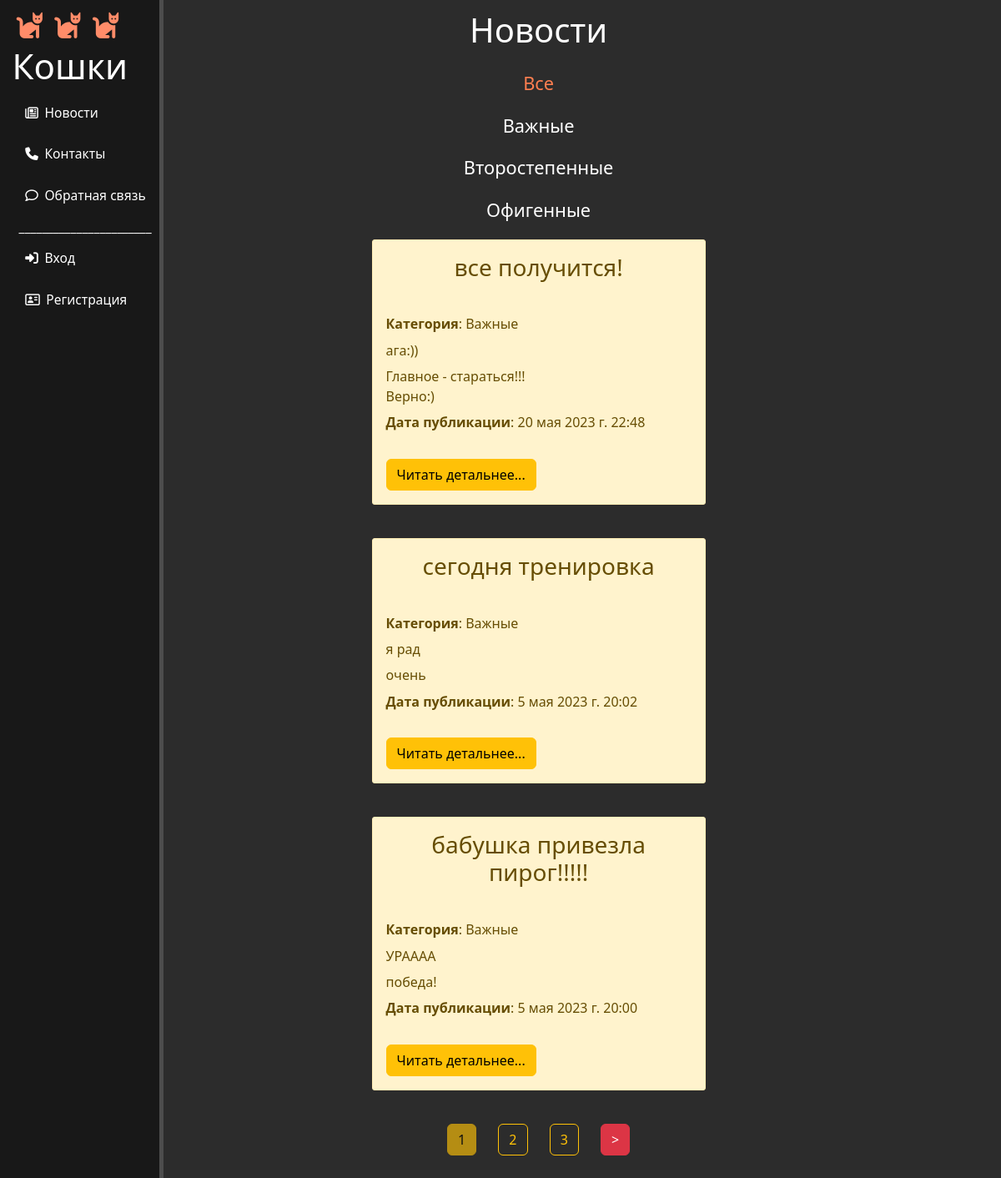
Before: /news/ with the older database file.
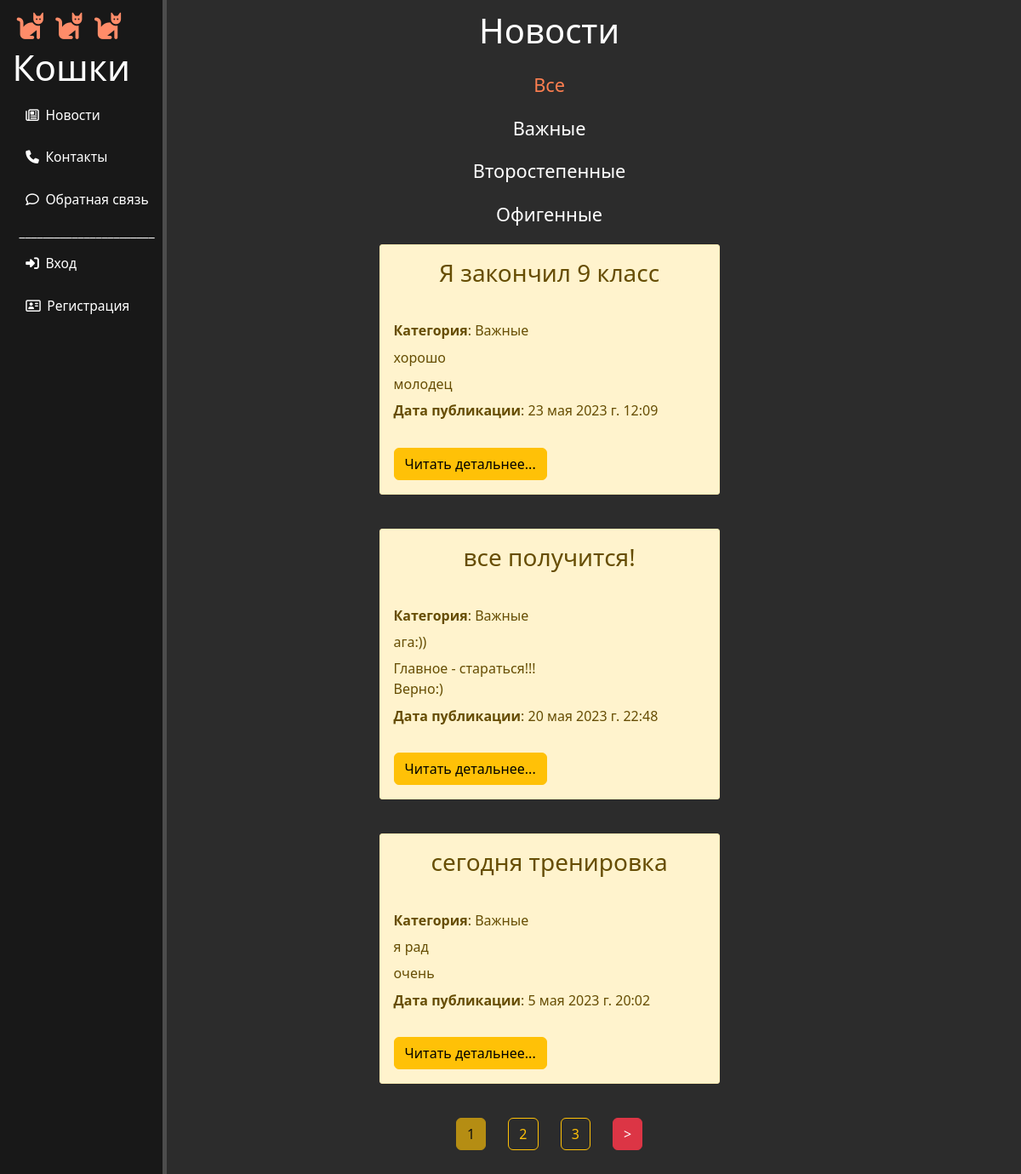
After: the same page with the newer database file.
### news/models.py (models this page shows, shortened)
class Category(models.Model):
    name = models.CharField('Название', max_length=50, db_index=True)
    slug = models.SlugField('URL', max_length=255, unique=True, db_index=True)
    def __str__(self):
        return self.name
    def get_absolute_url(self):
        return reverse('news_category', kwargs={'cat_slug': self.slug})
    class Meta:
        verbose_name = 'Категория'
        verbose_name_plural = 'Категории'
        ordering = ['name']

class Articles(models.Model):
    title = models.CharField('Название', max_length=100)
    slug = models.SlugField('URL', max_length=255, unique=True, db_index=True)
    anons = models.CharField('Анонс', max_length=200)
    full_text = models.TextField('Статья')
    date = models.DateTimeField('Дата публикации', default=tests.default_datetime)
    is_published = models.BooleanField('Опубликовано', default=True)
    cat = models.ForeignKey('Category', verbose_name='Категория', on_delete=models.PROTECT)
    def get_absolute_url(self):
        return reverse('news_detail', kwargs={'cat_slug': self.cat.slug, 'art_slug': self.slug})
    class Meta:
        verbose_name = 'Новость'
        verbose_name_plural = 'Новости'
        ordering = ['-date', 'title']

### news/views.py (the view)
# urls.py: path('', views.NewsHome.as_view(), name='news_home'),
class NewsHome(DataMixin, ListView):
    model = Articles
    template_name = 'news/news_home.html'
    context_object_name = 'news'
    def get_queryset(self):
        return Articles.objects.filter(is_published=True).select_related('cat')
    def get_context_data(self, *, object_list=None, **kwargs):
        context = super().get_context_data(**kwargs)
        c_def = self.get_user_context(title='Новости')
        return context | c_def

### news/templatetags/news_tags.py (called while the page is built)
@register.inclusion_tag('news/list_categories.html', name='show_cats')
def show_categories(sort=None, cat_selected='none'):
    cats = cache.get('cats')
    if not cats:
        if not sort:
            cats = Category.objects.all().annotate(Count('articles'))
        else:
            cats = Category.objects.order_by(sort).annotate(Count('articles'))
        cache.set('cats', cats, 100)
    return {'cats': cats, 'cat_selected': cat_selected}

### news/utils.py (called while the page is built)
    def get_user_context(self, **kwargs):
        context = kwargs
        if 'cat_selected' not in context:
            context['cat_selected'] = 'none'
        return context

### news/templates/news/news_home.html (shortened to what this page needs)
{% extends 'main/layout.html' %}
{% load news_tags %}
{% load cache %}
{% block content %}
    <div class="features">
      <h1 style="margin-bottom: 2vw;">Новости</h1>
        {% if cat_selected == 'none' %}
            <div class="cl"><p class="selected">Все</p></div>
        {% else %}
            <div class="cl"><p><a class='news_category' href="{% url 'news_home' %}">Все</a></p></div>
        {% endif %}
        {% show_cats 'name' cat_selected %}
        {% if news %}
            {% for el in news %}
                <div class="alert alert-warning">
                    <h3>{{ el.title }}</h3><br>
                    <p><b>Категория</b>: {{ el.cat }}</p>
                    <p>{{ el.anons }}</p>
                    <p>{{ el.full_text|linebreaks|truncatewords:10 }}</p>
                    <p><b>Дата публикации</b>: {{ el.date }}</p><br>
                    <a href="{{ el.get_absolute_url }}" class="btn btn-warning">Читать детальнее...</a>
                </div>
            {% endfor %}
        {% else %}
            <p>У вас нет записей!</p>
        {% endif %}
        {% if not page_obj.has_other_pages %}
        {% else %}
        <div class="list-pages">
            <ul>
                {% for p in paginator.page_range %}
                    {% if page_obj.number == p %}
                    <li class="page-number"><button class="btn btn-warning" disabled>{{ p }}</button></li>
                    {% elif p >= page_obj.number|add:-2 and p <= page_obj.number|add:2 %}
                    <li class="page-number"><a href="?page={{ p }}" class="btn btn-outline-warning">{{ p }}</a></li>
                    {% endif %}
                {% endfor %}
                {% if page_obj.has_next %}
                    <li><a href="?page={{ page_obj.next_page_number }}" class="btn btn-danger">&gt</a></li>
                {% endif %}
            </ul>
        </div>
        {% endif %}
    </div>
{% endblock %}

### news/templates/news/list_categories.html
{% for cat in cats %}
    {% if cat.articles__count > 0 %}
        {% if cat.slug == cat_selected %}
            <div class="cl"><p class="selected">{{ cat.name }}</p></div>
        {% else %}
            <div class="cl"><p><a class='news_category' href="{{ cat.get_absolute_url }}">{{ cat.name }}</a></p></div>
        {% endif %}
    {% endif %}
{% endfor %}

Changed rows visible on the page:
no longer on this page (row unchanged): Articles: title "бабушка привезла пирог!!!!!", cat "Важные", anons "УРАААА", full_text "победа!", date "5 мая 2023 г. 20:00"
added Articles: title "Я закончил 9 класс", cat "Важные", anons "хорошо", full_text "молодец", date "23 мая 2023 г. 12:09"
